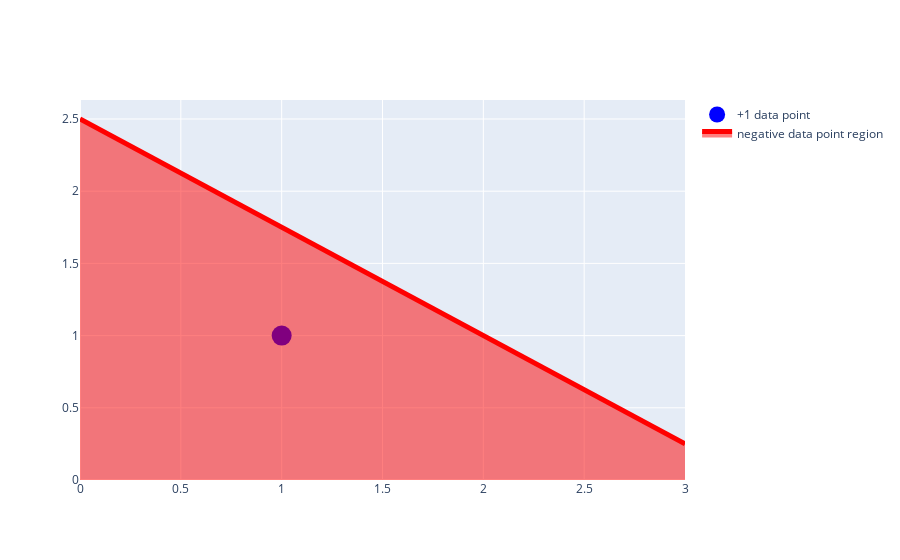

Notebook code for this chart:
### Markdown cell above
Imagine a boundary line of the form:

$$ 3x_1 + 4x_2 - 10 =0$$

And a misclassified blue point at (1,1). How will you adjust the parameters to correctly  classify this point.

### Code cell
x1 = np.linspace(0, 3)
x2 = (-3 * x1 + 10)/4
fig = go.Figure()
# fig.add_trace(go.Scatter(x=x1, y=x2, fill='tozeroy', line_color = 'red', mode='lines'))
fig.add_trace(go.Scatter(x = [1], y =[1], mode ='markers',
                    marker = dict(color ='blue', size = 20), name = '+1 data point'))
fig.add_trace(go.Scatter(x=x1, y=x2, fill='tozeroy', line_color = 'red', mode='lines',
                             line = dict(width = 5),   name = 'negative data point region'))
fig.show()

### Figure 1 — Plotly figure (JSON) as saved in the notebook; plotly's stock layout.template omitted (floating-point values rounded to 4 significant figures)
{"data": [{"marker": {"color": "blue", "size": 20}, "mode": "markers", "name": "+1 data point", "type": "scatter", "x": [1], "y": [1]}, {"fill": "tozeroy", "line": {"color": "red", "width": 5}, "mode": "lines", "name": "negative data point region", "type": "scatter", "x": [0, 0.06122, 0.1224, 0.1837, 0.2449, 0.3061, 0.3673, 0.4286, 0.4898, 0.551, 0.6122, 0.6735, 0.7347, 0.7959, 0.8571, 0.9184, 0.9796, 1.041, 1.102, 1.163, 1.224, 1.286, 1.347, 1.408, 1.469, 1.531, 1.592, 1.653, 1.714, 1.776, 1.837, 1.898, 1.959, 2.02, 2.082, 2.143, 2.204, 2.265, 2.327, 2.388, 2.449, 2.51, 2.571, 2.633, 2.694, 2.755, 2.816, 2.878, 2.939, 3], "y": [2.5, 2.454, 2.408, 2.362, 2.316, 2.27, 2.224, 2.179, 2.133, 2.087, 2.041, 1.995, 1.949, 1.903, 1.857, 1.811, 1.765, 1.719, 1.673, 1.628, 1.582, 1.536, 1.49, 1.444, 1.398, 1.352, 1.306, 1.26, 1.214, 1.168, 1.122, 1.077, 1.031, 0.9847, 0.9388, 0.8929, 0.8469, 0.801, 0.7551, 0.7092, 0.6633, 0.6173, 0.5714, 0.5255, 0.4796, 0.4337, 0.3878, 0.3418, 0.2959, 0.25]}], "layout": {}}
